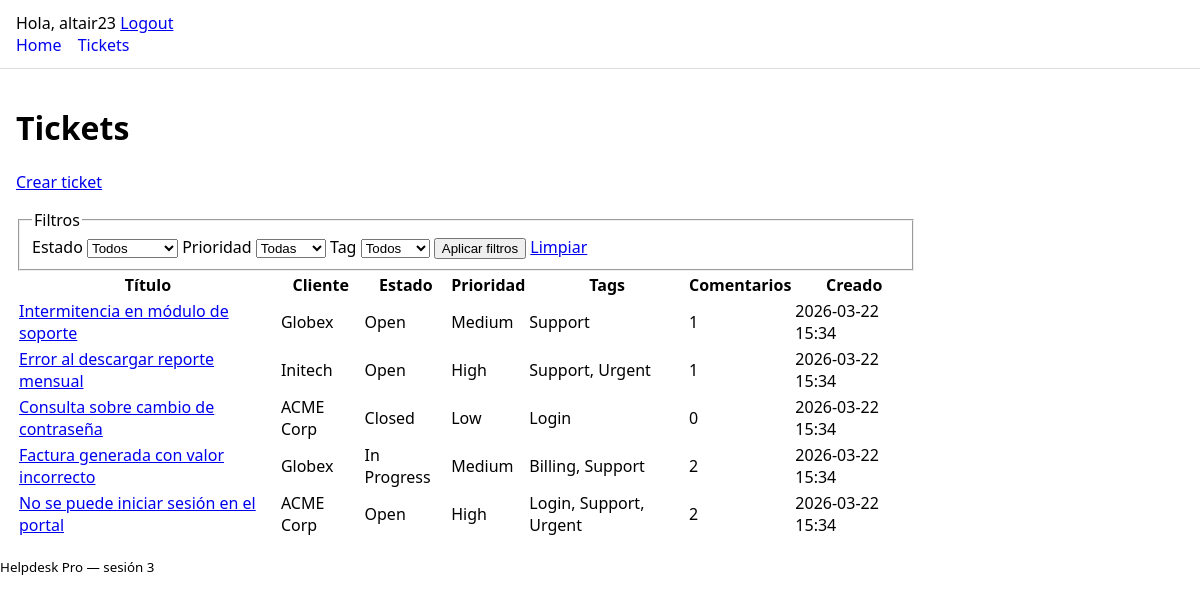
Before: /tickets/ (signed in) with the older database file.
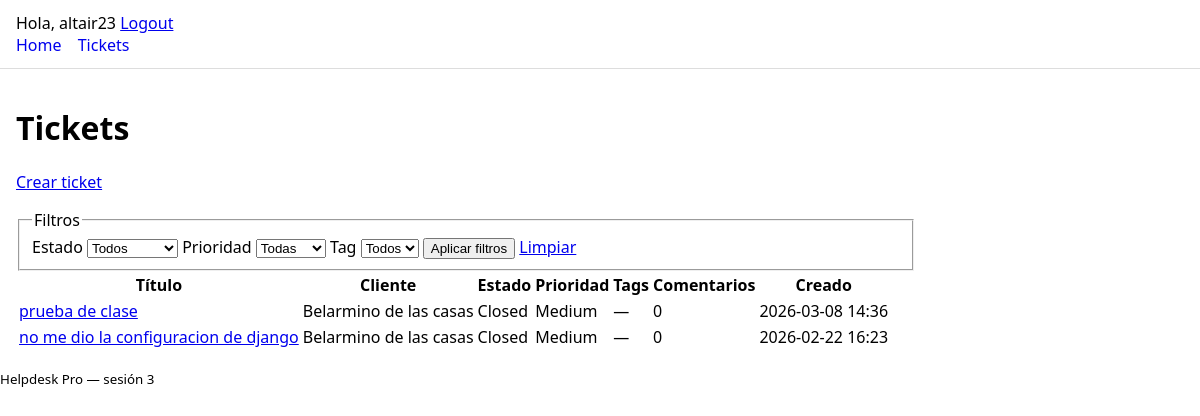
After: the same page with the newer database file.
### helpdesk/models.py (models this page shows, shortened)
class Ticket(models.Model):
    class Status(models.TextChoices):
        OPEN = "open", "Open"
        IN_PROGRESS = "in_progress", "In Progress"
        CLOSED = "closed", "Closed"
    class Priority(models.IntegerChoices):
        LOW = 1, "Low"
        MEDIUM = 2, "Medium"
        HIGH = 3, "High"
    title = models.CharField(max_length=200)
    customer = models.ForeignKey(Customer, on_delete=models.PROTECT, related_name="tickets")
    status = models.CharField(max_length=20, choices=Status.choices, default=Status.OPEN, db_index=True)
    priority = models.IntegerField(choices=Priority.choices, default=Priority.MEDIUM, db_index=True)
    tags = models.ManyToManyField(Tag, related_name="tickets", blank=True)
    created_at = models.DateTimeField(auto_now_add=True)
    objects = TicketQuerySet.as_manager()
    class Meta:
        ordering = ["-created_at", "-id"]
        constraints = [
            models.CheckConstraint(
                condition=~Q(title=""),
                name="ticket_title_not_empty",
            )
        ]
        indexes = [
            models.Index(fields=["status", "priority"], name="ticket_status_priority_idx"),
            models.Index(fields=["customer", "created_at"], name="ticket_customer_created_idx"),
        ]

class Customer(models.Model):
    name = models.CharField(max_length=120)
    email = models.EmailField(unique=True)
    class Meta:
        ordering = ["name"]

class Tag(models.Model):
    name = models.CharField(max_length=50, unique=True)
    slug = models.SlugField(max_length=60, unique=True)
    class Meta:
        ordering = ["name"]

### helpdesk/views.py (the view)
# urls.py: path("tickets/", views.TicketListView.as_view(), name="ticket_list"),
class TicketListView(LoginRequiredMixin, ListView):
    model = Ticket
    template_name = "helpdesk/ticket_list.html"
    context_object_name = "tickets"
    paginate_by = 10
    def get_queryset(self):
        status = self.request.GET.get("status") or None
        priority = self.request.GET.get("priority") or None
        tag = self.request.GET.get("tag") or None
        return (
            Ticket.objects.with_related_for_listing()
            .with_comment_count()
            .filter_by_params(status=status, priority=priority, tag=tag)
            .ordered_for_listing()
        )
    def get_context_data(self, **kwargs):
        context = super().get_context_data(**kwargs)
        current_status = self.request.GET.get("status", "")
        current_priority = self.request.GET.get("priority", "")
        current_tag = self.request.GET.get("tag", "")
        params = self.request.GET.copy()
        params.pop("page", None)
        context.update(
            {
                "status_choices": Ticket.Status.choices,
                "priority_choices": Ticket.Priority.choices,
                "available_tags": Tag.objects.all(),
                "current_status": current_status,
                "current_priority": current_priority,
                "current_tag": current_tag,
                "page_querystring": urlencode(params, doseq=True),
            }
        )
        return context

### helpdesk/models.py (called while the page is built)
    def with_related_for_listing(self):
        return self.select_related("customer").prefetch_related("tags")

    def with_comment_count(self):
        return self.annotate(comment_count=Count("comments", distinct=True))

    def ordered_for_listing(self):
        return self.order_by("-created_at", "-id")

    def by_status(self, status: str | None):
        if status:
            return self.filter(status=status)
        return self

    def by_priority(self, priority: str | int | None):
        if priority not in (None, ""):
            return self.filter(priority=priority)
        return self

    def by_tag(self, tag_slug: str | None):
        if tag_slug:
            return self.filter(tags__slug=tag_slug).distinct()
        return self

    def filter_by_params(self, *, status=None, priority=None, tag=None):
        return self.by_status(status).by_priority(priority).by_tag(tag)

### helpdesk/templates/helpdesk/ticket_list.html (shortened to what this page needs)
{% extends "base.html" %}
{% block content %}
  <h1>Tickets</h1>
  <p>
    <a href="{% url 'ticket_create' %}">Crear ticket</a>
  </p>
  <form method="get">
    <fieldset>
      <legend>Filtros</legend>
      <label for="status">Estado</label>
      <select name="status" id="status">
        <option value="">Todos</option>
      </select>
      <label for="priority">Prioridad</label>
      <select name="priority" id="priority">
        <option value="">Todas</option>
      </select>
      <label for="tag">Tag</label>
      <select name="tag" id="tag">
        <option value="">Todos</option>
      </select>
      <button type="submit">Aplicar filtros</button>
      <a href="{% url 'ticket_list' %}">Limpiar</a>
    </fieldset>
  </form>
  <table>
    <thead>
      <tr>
        <th>Título</th>
        <th>Cliente</th>
        <th>Estado</th>
        <th>Prioridad</th>
        <th>Tags</th>
        <th>Comentarios</th>
        <th>Creado</th>
      </tr>
    </thead>
    <tbody>
      {% for t in tickets %}
        <tr>
          <td><a href="{% url 'ticket_detail' t.pk %}">{{ t.title }}</a></td>
          <td>{{ t.customer.name }}</td>
          <td>{{ t.get_status_display }}</td>
          <td>{{ t.get_priority_display }}</td>
          <td>
            {% for tag in t.tags.all %}
              <span>{{ tag.name }}</span>{% if not forloop.last %}, {% endif %}
            {% empty %}
              <span>—</span>
            {% endfor %}
          </td>
          <td>{{ t.comment_count }}</td>
          <td>{{ t.created_at|date:"Y-m-d H:i" }}</td>
        </tr>
      {% empty %}
        <tr><td colspan="7">No hay tickets para los filtros seleccionados.</td></tr>
      {% endfor %}
    </tbody>
  </table>
{% endblock %}

Changed rows visible on the page:
removed Ticket: title "Intermitencia en módulo de soporte", customer.name "Globex", status "Open", priority "Medium", comment_count "1", created_at "2026-03-22 15:34"
removed Tag: name "Support"
removed Ticket: title "Error al descargar reporte mensual", customer.name "Initech", status "Open", priority "High", comment_count "1", created_at "2026-03-22 15:34"
removed Tag: name "Urgent"
removed Ticket: title "Consulta sobre cambio de contraseña", customer.name "ACME Corp", status "Closed", priority "Low", comment_count "0", created_at "2026-03-22 15:34"
removed Tag: name "Login"
removed Ticket: title "Factura generada con valor incorrecto", customer.name "Globex", status "In Progress", priority "Medium", comment_count "2", created_at "2026-03-22 15:34"
removed Tag: name "Billing", shown under "Factura generada con valor incorrecto"
removed Ticket: title "No se puede iniciar sesión en el portal", customer.name "ACME Corp", status "Open", priority "High", comment_count "2", created_at "2026-03-22 15:34"
added Ticket: title "prueba de clase", customer.name "Belarmino de las casas", status "Closed", priority "Medium", comment_count "0", created_at "2026-03-08 14:36"
added Ticket: title "no me dio la configuracion de django", customer.name "Belarmino de las casas", status "Closed", priority "Medium", comment_count "0", created_at "2026-02-22 16:23"
